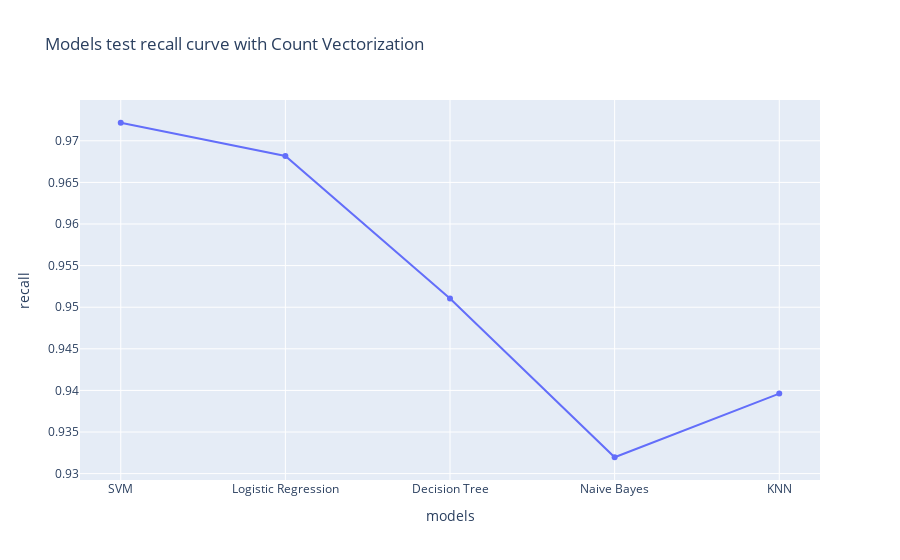

Notebook code cell kept with this figure:
### Code cell
x_data_recall = [svc_recall,lr_recall,dt_recall,nb_recall,knn_recall]
px.line(x=y_data,y=x_data_precision,title="Models test recall curve with Count Vectorization",labels={'x':'models','y':'recall'},markers='o')

### Figure 1 — Plotly figure (JSON) as saved in the notebook; plotly's stock layout.template omitted (floating-point values rounded to 4 significant figures)
{"data": [{"hovertemplate": "models=%{x}<br>recall=%{y}<extra></extra>", "legendgroup": "", "line": {"color": "#636efa", "dash": "solid"}, "marker": {"symbol": "circle"}, "mode": "lines+markers", "name": "", "orientation": "v", "showlegend": false, "type": "scatter", "x": ["SVM", "Logistic Regression", "Decision Tree", "Naive Bayes", "KNN"], "xaxis": "x", "y": [0.9722, 0.9682, 0.951, 0.932, 0.9396], "yaxis": "y"}], "layout": {"legend": {"tracegroupgap": 0}, "title": {"text": "Models test recall curve with Count Vectorization"}, "xaxis": {"anchor": "y", "domain": [0, 1], "title": {"text": "models"}}, "yaxis": {"anchor": "x", "domain": [0, 1], "title": {"text": "recall"}}}}
